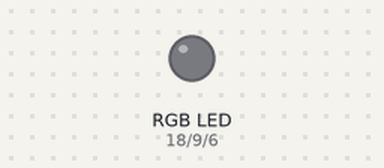
Bench run of a sketch on a simulated Arduino Uno, built with avr-gcc and run on an emulated ATmega328P. Shown: an RGB LED mixed from three pins (HIGH = lit).

Above: at 0.75 s.
At 9.75 s:
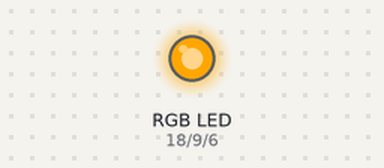
At 20.17 s:
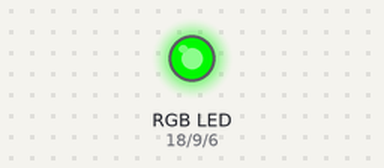
At 39.78 s:
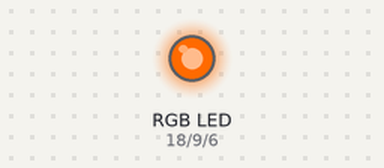
Timing chart, 0 to 40.0 s (numbered marks = the images above):
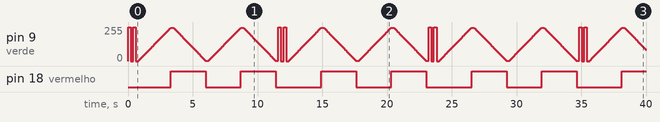

The sketch:

fita_led_vok.pde
```cpp
void setup() {
  pinMode(6,OUTPUT); //blue
  pinMode(9,OUTPUT); //verde
  pinMode(18,OUTPUT); //vermelho

}

void loop() {
  for(int x=0;x<2;x++) {
    digitalWrite(9, HIGH);
    delay(200);
    digitalWrite(9, LOW);
    delay(200);
  }

  for(int x=0;x<2;x++) {
    for(int x=0;x<250;x++) {
      analogWrite(9, x);
      delay(10);
    }
    digitalWrite(18, HIGH);
    delay(200);
    for(int x=250;x>0;x--) {
      analogWrite(9, x);
      delay(10);
    }

    digitalWrite(18, LOW);
    delay(200);
  }

}
```

Measured:
- by itself, pin 18 (vermelho): repeats every 11.6 s: LOW 2.7 s, HIGH 2.7 s, LOW 3.5 s, HIGH 2.7 s
- by itself, pin 9 (verde): 0/255 → 255/255 at 0.00 s, → 0/255 0.20 s later, → 255/255 0.20 s later, → 0/255 0.20 s later, … (3429 changes in this stretch)
